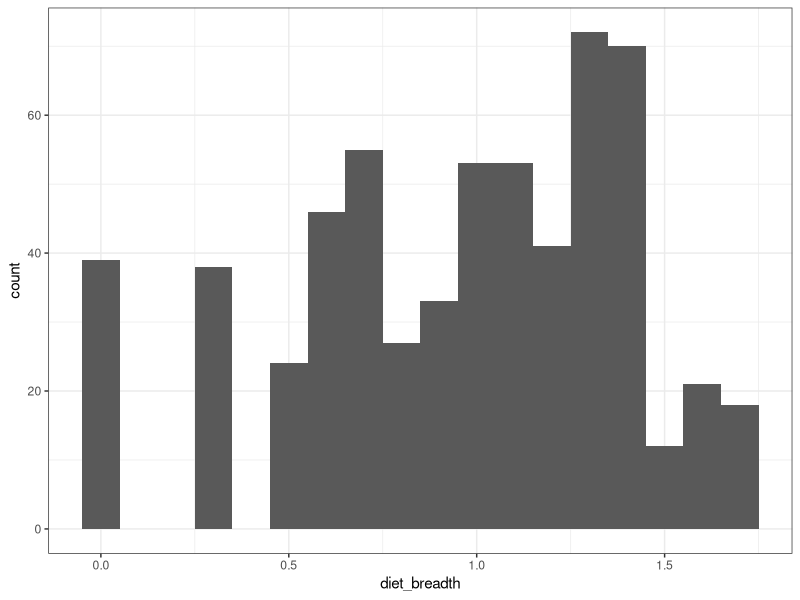
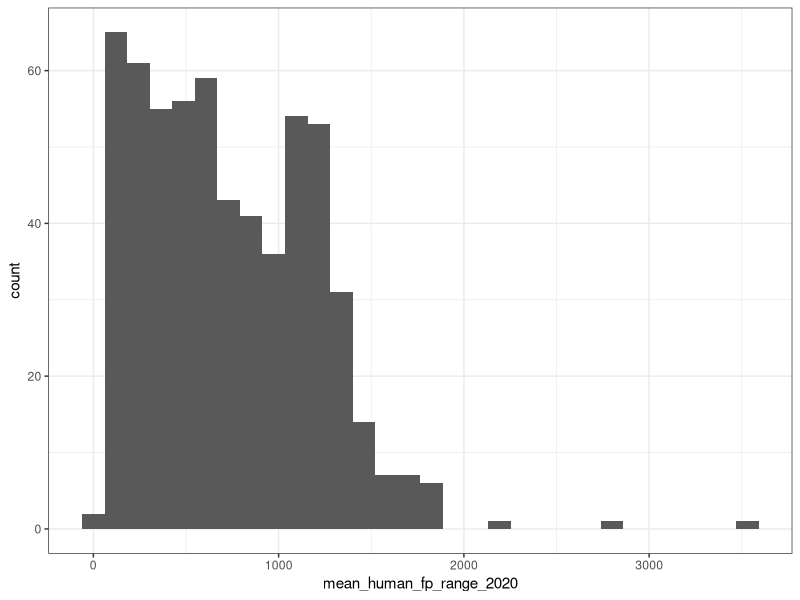
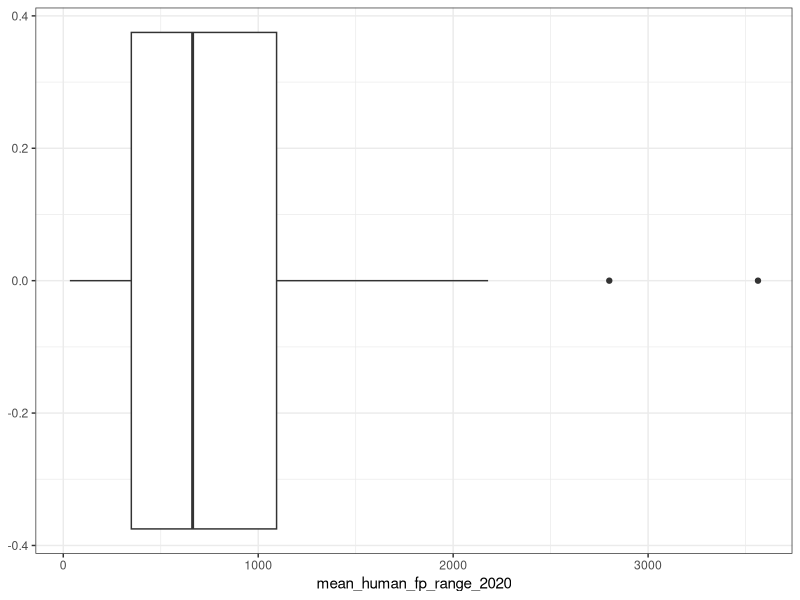

R code for these plots, in order: (Note: this script raises an error after producing the figures.)
## ---- chunk 1
rm(list=ls())
library(tidyverse)
library("here")
library(ggfortify)
library(multcomp)
## ---- chunk 2
frugivoria_mammals <- read.csv(here("Data","Albrecht_Frugivoria_mammal_database_2023_simple.csv"))
frugivoria_birds <- read.csv(here("Data","Albrecht_Frugivoria_bird_database_2023_full.csv"))
## ---- chunk 3
glimpse(frugivoria_birds)
glimpse(frugivoria_mammals)
## ---- chunk 4
frugivoria_mammals$IUCN_category <- as.factor(frugivoria_mammals$IUCN_category)
## ---- chunk 5
levels(frugivoria_mammals$IUCN_category)
## ---- chunk 6
ggplot(frugivoria_mammals, aes(diet_breadth)) + 
  geom_histogram(binwidth = 0.1) + 
  theme_bw()
## ---- chunk 7
ggplot(frugivoria_mammals, aes(mean_human_fp_range_2020)) + 
  geom_histogram() + 
  theme_bw()
## ---- chunk 8
ggplot(frugivoria_mammals, aes(mean_human_fp_range_2020)) + 
  geom_boxplot() + 
  theme_bw()
## ---- chunk 9
frugivoria_mammals2 <- filter(frugivoria_mammals, mean_human_fp_range_2020 < 2500)
## ---- chunk 10
write.csv(frugivoria_mammals2, here("Data", "frugivoria_mammals_edited.csv"))
## ---- chunk 11
frugivoria_birds$IUCN_category <- as.factor(frugivoria_birds$IUCN_category)
## ---- chunk 12
levels(frugivoria_birds$IUCN_category)
## ---- chunk 13
ggplot(frugivoria_birds, aes(diet_fruit_e)) + 
  geom_histogram() +
  theme_bw()
## ---- chunk 14
ggplot(frugivoria_birds, aes(diet_inv_e)) + 
  geom_histogram() +
  theme_bw()
## ---- chunk 15
ggplot(frugivoria_birds, aes(body_size_mm)) + 
  geom_histogram() +
  theme_bw()
## ---- chunk 16
ggplot(frugivoria_birds, aes(body_size_mm)) + 
  geom_boxplot() +
  theme_bw()
## ---- chunk 17
ggplot(frugivoria_birds, aes(home_range_size)) + 
  geom_histogram() +
  theme_bw()
## ---- chunk 18
ggplot(frugivoria_birds, aes(home_range_size)) + 
  geom_boxplot() +
  theme_bw()
## ---- chunk 19
ggplot(frugivoria_birds, aes(longevity)) + 
  geom_histogram() +
  theme_bw()
## ---- chunk 20
ggplot(frugivoria_birds, aes(generation_time)) + 
  geom_histogram(binwidth = 0.2) +
  theme_bw()
## ---- chunk 21
ggplot(frugivoria_birds, aes(generation_time)) + 
  geom_boxplot() +
  theme_bw()
## ---- chunk 22
frugivoria_birds2 <- filter(frugivoria_birds,
                            body_size_mm <1000 & home_range_size <500 )
## ---- chunk 23
write.csv(frugivoria_birds2, here("Data","frugivoria_birds_edited.csv"))
## ---- chunk 24
rm(list=ls())
frugivoria_mammal <- read.csv(here("Data","frugivoria_mammals_edited.csv"))
frugivoria_bird <- read.csv(here("Data", "frugivoria_birds_edited.csv"))
## ---- chunk 25
ggplot(frugivoria_mammal, aes(diet_breadth)) + 
  geom_histogram() + 
  facet_wrap(~ IUCN_category) +
  theme_bw()
## ---- chunk 26
ggplot(frugivoria_mammal, aes(x=IUCN_category, y=diet_breadth)) + 
  geom_boxplot() + 
  theme_bw()
## ---- chunk 27
mammal_iucn <- filter(frugivoria_mammal, IUCN_category == "CR" |  IUCN_category == "EN" |  IUCN_category == "NT" | IUCN_category == "VU")
## ---- chunk 28
ggplot(mammal_iucn, aes(diet_breadth)) + 
  geom_histogram() + 
  facet_wrap(~ IUCN_category) +
  theme_bw()
## ---- chunk 29
ggplot(mammal_iucn, aes(x=IUCN_category, y=diet_breadth)) + 
  geom_boxplot() + 
   theme_bw()
## ---- chunk 30
mammal_iucn %>%
  group_by(IUCN_category) %>%
  summarise(mean_diet = mean(diet_breadth), 
            sd_diet = sd(diet_breadth))
## ---- chunk 31
ggplot(mammal_iucn, aes(mean_human_fp_range_2020)) + 
  geom_histogram() + 
  facet_wrap(~ IUCN_category) +
  theme_bw()
## ---- chunk 32
ggplot(mammal_iucn, aes(x=IUCN_category, y=mean_human_fp_range_2020)) + 
  geom_boxplot() + 
   theme_bw()
## ---- chunk 33
ggplot(frugivoria_mammal, aes(x=diet_breadth, y=mean_human_fp_range_2020))+
  geom_point() + 
  theme_bw()
## ---- chunk 34
ggplot(frugivoria_bird, aes(x= diet_breadth, y= body_size_mm)) + 
  geom_point() +
  theme_bw()
## ---- chunk 35
frugivoria_birds <- read.csv(here("Data", "Albrecht_Frugivoria_bird_database_2023_full.csv"))
## ---- chunk 36
frugivoria_parrots <- filter(frugivoria_birds, family_e == "Psittacidae")
## ---- chunk 37
write.csv(frugivoria_parrots, here("Data","frugivoria_parrots.csv"))
## ---- chunk 38
frugivoria_parrots <- read.csv(here("Data","frugivoria_parrots.csv"))
## ---- chunk 39
ggplot(frugivoria_parrots, aes(x=diet_breadth, y=body_size_mm))+ 
  geom_point() + 
  theme_bw()
## ---- chunk 40
ggplot(frugivoria_birds2, aes(x=IUCN_category, y=diet_inv_e))+ 
  geom_boxplot() +
  theme_bw()
## ---- chunk 41
ggplot(frugivoria_birds2, aes(x=IUCN_category, y=diet_fruit_e))+ 
  geom_boxplot() +
  theme_bw()
## ---- chunk 42
ggplot(frugivoria_birds2, aes(x=IUCN_category, y=body_size_mm))+ 
  geom_boxplot() +
  theme_bw()
## ---- chunk 43
ggplot(frugivoria_birds2, aes(x=IUCN_category, y=longevity))+ 
  geom_boxplot() +
  theme_bw()
## ---- chunk 44
ggplot(frugivoria_birds2, aes(x=IUCN_category, y=home_range_size))+ 
  geom_boxplot() +
  theme_bw()
## ---- chunk 45
ggplot(frugivoria_birds2, aes(x=IUCN_category, y=generation_time))+ 
  geom_boxplot() +
  theme_bw()
## ---- chunk 46
frugivoria_birds3 <- filter(frugivoria_birds2, IUCN_category == "CR" | IUCN_category == "EN" | IUCN_category == "NT" | IUCN_category == "VU")
## ---- chunk 47
ggplot(frugivoria_birds3, aes(x=IUCN_category, y=diet_inv_e))+ 
  geom_boxplot() +
  theme_bw()
## ---- chunk 48
ggplot(frugivoria_birds3, aes(x=IUCN_category, y=diet_fruit_e))+ 
  geom_boxplot() +
  theme_bw()
## ---- chunk 49
ggplot(frugivoria_birds3, aes(x=IUCN_category, y=body_size_mm))+ 
  geom_boxplot() +
  theme_bw()
## ---- chunk 50
ggplot(frugivoria_birds3, aes(x=IUCN_category, y=longevity))+ 
  geom_boxplot() +
  theme_bw()
## ---- chunk 51
ggplot(frugivoria_birds3, aes(x=IUCN_category, y=home_range_size))+ 
  geom_boxplot() +
  theme_bw()
## ---- chunk 52
ggplot(frugivoria_birds3, aes(x=IUCN_category, y=generation_time))+ 
  geom_boxplot() +
  theme_bw()
